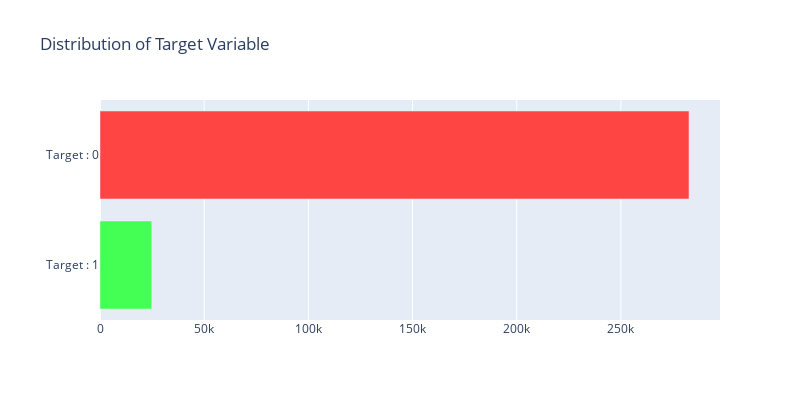

Notebook cell for this chart:
### Code cell
# 目的変数の分布
# 横向き棒グラフの表示
bar_hor(app_train, # 表示するデータ 
        "TARGET", # 表示する列名
        "Distribution of Target Variable" , # 図のタイトル
        ["#44ff54", '#ff4444'], # 棒グラフの色
        h=400, # 図の高さ
        w=800, # 図の幅
        lm=100, # ?
        return_trace=False,
        xlb = ['Target : 1','Target : 0'] ,# 各バーの説明
        rev =False

       )

### Figure 1 — Plotly figure (JSON) as saved in the notebook; plotly's stock layout.template omitted (floating-point values rounded to 4 significant figures)
{"data": [{"marker": {"color": ["#44ff54", "#ff4444"]}, "orientation": "h", "type": "bar", "x": [24825, 282686], "y": ["Target : 1", "Target : 0"]}], "layout": {"height": 400, "margin": {"l": 100}, "title": {"text": "Distribution of Target Variable"}, "width": 800}}
